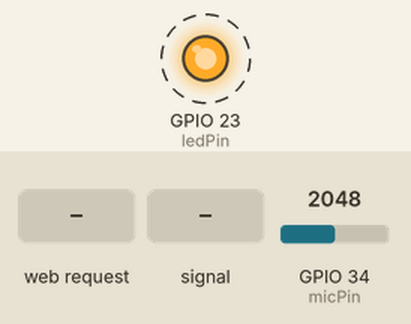
A sketch run on a simulated ESP32. Parts: output pins drawn as LEDs (lit = HIGH). Dashed ring = blinking. Inputs (shaded band) come from the test bench; at power-on: GPIO 34 (micPin) = 2048. WiFi joins after 1.5 s; servers stay silent unless stated; what the sketch prints to the serial monitor is not drawn.

Above: at 2.7 s.
2.8 s: HTTP request GET /set?value=1 received
5.8 s: GPIO 34 (micPin) set to 1974
At 6.4 s:
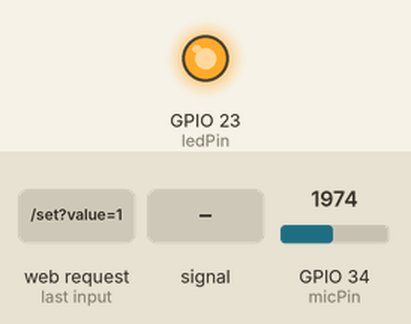
7.3 s: HTTP request GET /set?value=120 received
At 7.9 s:
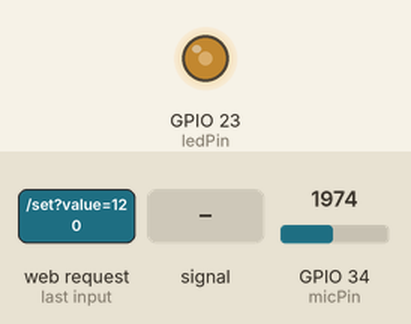
8.8 s: GPIO 34 (micPin) fed a 200 Hz sine of ±327 counts around its level
At 11.7 s:
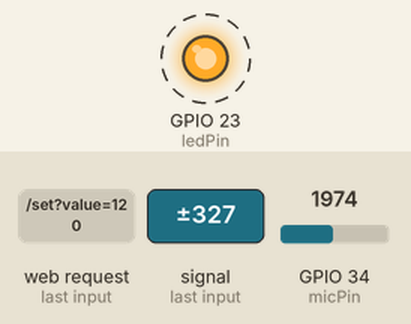
11.8 s: GPIO 34 (micPin) set to 1228
At 12.7 s:
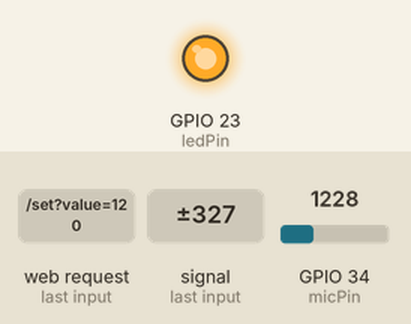
13.3 s: GPIO 34 (micPin) set to 2040
At 13.6 s:
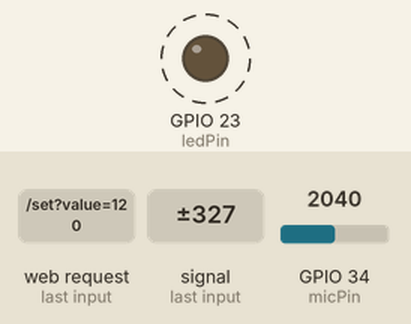
Timing chart, 0 to 17.3 s (numbered marks = the images above; inputs shaded):
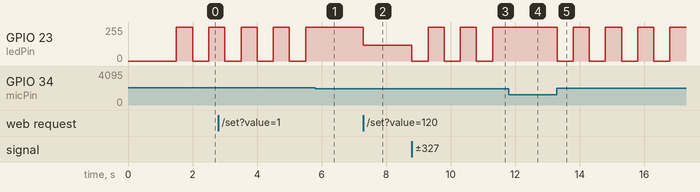

The sketch:

SmartControl.ino
```cpp
#include <WiFi.h>
#include <WebServer.h>

// --- إعدادات الشبكة ---
const char* ssid = "YaraPC";      // اسم الشبكة
const char* password = "esp32iot"; // كلمة السر

// --- تعريف الأطراف (Pins) ---
const int ledPin = 23;    // طرف الليد
const int micPin = 34;    // طرف الميكروفون (Digital Output من حساس الصوت أو Analog)
// ملاحظة: لو الحساس له مخرج Digital (DO) وصله بـ Pin عادي. لو Analog (AO) وصله بـ 34.
// سنستخدم هنا الـ Analog لقراءة شدة الصوت.

// --- متغيرات النظام ---
int brightness = 0;       // مستوى الإضاءة الحالي
bool isLightOn = false;   // حالة النور

// --- إعدادات PWM ---
const int freq = 5000;
const int ledChannel = 0;
const int resolution = 8;

WebServer server(80);

// --- صفحة الويب المحسنة (UI Modern + Icons) ---
const char index_html[] PROGMEM = R"rawliteral(
<!DOCTYPE html>
<html>
<head>
  <title>Smart Home Control</title>
  <meta name="viewport" content="width=device-width, initial-scale=1">
  <link rel="stylesheet" href="https://cdnjs.cloudflare.com/ajax/libs/font-awesome/6.4.0/css/all.min.css">
  <link href="https://fonts.googleapis.com/css2?family=Cairo:wght@400;700&family=Poppins:wght@300;500;700&display=swap" rel="stylesheet">
  <style>
    body {
      font-family: 'Poppins', sans-serif;
      background-color: #121212;
      color: #e0e0e0;
      text-align: center;
      margin: 0;
      padding: 20px;
    }
    .card {
      max-width: 380px;
      margin: 20px auto;
      background: #1e1e2e;
      padding: 30px;
      border-radius: 25px;
      box-shadow: 0 0 20px rgba(0, 210, 255, 0.1);
      border: 1px solid #333;
    }
    h1 { color: #fff; margin-bottom: 5px; font-size: 24px; }
    h3 { color: #00d2ff; font-weight: 300; margin-top: 0; display: flex; align-items: center; justify-content: center; gap: 10px; }

    /* أيقونة الليد الكبيرة */
    .bulb-icon {
      font-size: 80px;
      color: #444;
      margin: 20px 0;
      transition: 0.3s ease;
    }
    .bulb-on { color: #ffeb3b; text-shadow: 0 0 30px #ffeb3b; }

    /* Slider Style */
    input[type=range] {
      -webkit-appearance: none;
      width: 100%;
      height: 10px;
      border-radius: 5px;
      background: #333;
      outline: none;
      margin: 20px 0;
    }
    input[type=range]::-webkit-slider-thumb {
      -webkit-appearance: none;
      width: 22px;
      height: 22px;
      border-radius: 50%;
      background: #00d2ff;
      cursor: pointer;
      box-shadow: 0 0 10px #00d2ff;
    }

    /* Buttons */
    .btn-grid {
      display: grid;
      grid-template-columns: 1fr 1fr;
      gap: 15px;
      margin-top: 20px;
    }
    .btn {
      padding: 15px;
      border: none;
      border-radius: 15px;
      font-size: 16px;
      font-weight: bold;
      cursor: pointer;
      color: white;
      display: flex;
      align-items: center;
      justify-content: center;
      gap: 8px;
      transition: transform 0.2s;
    }
    .btn:active { transform: scale(0.95); }

    .btn-on { background: linear-gradient(135deg, #00b09b, #96c93d); box-shadow: 0 4px 15px rgba(0,176,155,0.4); grid-column: span 2; }
    .btn-high { background: #2b2b40; border: 1px solid #ff9800; color: #ff9800; }
    .btn-med { background: #2b2b40; border: 1px solid #00d2ff; color: #00d2ff; }
    .btn-off { background: linear-gradient(135deg, #ff416c, #ff4b2b); grid-column: span 2; box-shadow: 0 4px 15px rgba(255,75,43,0.4); }

    .status-text { font-size: 14px; color: #888; margin-top: 20px; }
    .fa-microphone { color: #ff4b2b; animation: pulse 2s infinite; }

    @keyframes pulse {
      0% { opacity: 1; }
      50% { opacity: 0.5; }
      100% { opacity: 1; }
    }
  </style>
</head>
<body>
  <div class="card">
    <h1>Smart Control</h1>
    <h3><i class="fas fa-wifi"></i> Connected</h3>

    <i id="bulbIcon" class="fas fa-lightbulb bulb-icon"></i>

    <p>Brightness: <span id="statusValue">0</span>%</p>
    <input type="range" min="0" max="255" value="0" id="pwmSlider" oninput="updateSlider(this.value)">

    <div class="btn-grid">
      <button class="btn btn-on" onclick="setLight(255)"><i class="fas fa-power-off"></i> POWER ON</button>

      <button class="btn btn-high" onclick="setLight(255)">100%</button>
      <button class="btn btn-med" onclick="setLight(153)">60%</button>

      <button class="btn btn-off" onclick="setLight(0)"><i class="fas fa-stop"></i> SHUT DOWN</button>
    </div>

    <div class="status-text">
      <i class="fas fa-microphone"></i> Voice Sensor Active (Clap Control)
    </div>
  </div>

  <script>
    function updateSlider(val) {
      var percent = Math.round((val / 255) * 100);
      document.getElementById("statusValue").innerText = percent;

      // Update Bulb Glow
      var bulb = document.getElementById("bulbIcon");
      if(val > 0) {
        bulb.classList.add("bulb-on");
        bulb.style.opacity = (val/255) + 0.3; // Dynamic brightness effect
      } else {
        bulb.classList.remove("bulb-on");
        bulb.style.opacity = 1;
      }

      sendData(val);
    }

    function setLight(val) {
      document.getElementById("pwmSlider").value = val;
      updateSlider(val);
    }

    function sendData(val) {
      var xhr = new XMLHttpRequest();
      xhr.open("GET", "/set?value=" + val, true);
      xhr.send();
    }
  </script>
</body>
</html>
)rawliteral";

// --- دوال التحكم ---

void handleRoot() {
  server.send(200, "text/html", index_html);
}

void handleSet() {
  if (server.hasArg("value")) {
    int val = server.arg("value").toInt();

    // تطبيق القيمة
    ledcWrite(ledChannel, val);
    brightness = val;
    isLightOn = (val > 0);

    server.send(200, "text/plain", "OK");
    Serial.print("Web Command: "); Serial.println(val);
  }
}

// دالة لمعالجة الميكروفون
void checkMicrophone() {
  // اقرأ قيمة حساس الصوت (Analog)
  // لو الحساس Digital استخدم digitalRead(micPin)
  int micVal = analogRead(micPin);

  // حدد "عتبة" للصوت (Threshold) - غير الرقم ده حسب حساسية المايك بتاعك
  // مثلا لو القيمة زادت عن 2000 اعتبرها تصفيق
  if (micVal > 2000) {
    Serial.println("Clap Detected!");

    // عكس الحالة (لو شغال اطفيه، لو مطفي شغله)
    if (isLightOn) {
      ledcWrite(ledChannel, 0);
      isLightOn = false;
      brightness = 0;
    } else {
      ledcWrite(ledChannel, 255);
      isLightOn = true;
      brightness = 255;
    }

    // تأخير بسيط عشان ميحصلش تكرار سريع (Debounce)
    delay(500);
  }
}

void setup() {
  Serial.begin(115200);

  // إعداد الليد
  ledcSetup(ledChannel, freq, resolution);
  ledcAttachPin(ledPin, ledChannel);

  // إعداد الميكروفون
  pinMode(micPin, INPUT);

  // الاتصال بالواي فاي
  WiFi.begin(ssid, password);
  while (WiFi.status() != WL_CONNECTED) {
    delay(500);
    Serial.print(".");
  }
  Serial.println("\nWiFi Connected: " + WiFi.localIP().toString());

  server.on("/", handleRoot);
  server.on("/set", handleSet);
  server.begin();
}

void loop() {
  server.handleClient();

  // فحص الميكروفون بشكل مستمر
  checkMicrophone();
}
```

Measured:
- the behaviour switches between 2001 and 2000 on GPIO 34 (micPin) (found by bisection; images 0 and 1)
- after the input at 5.8 s, GPIO 23 (ledPin): stays 255/255 (without the input it goes to 0/255 after 0.21 s)
- after the input at 7.3 s, GPIO 23 (ledPin): 255/255 → 120/255 at once
- after the input at 8.8 s, GPIO 23 (ledPin): alternates 255/255 for 0.50 s and 0/255 for 0.50 s, starting at once
- after the input at 11.8 s, GPIO 23 (ledPin): stays 255/255 (without the input it goes to 0/255 after 0.01 s)
- after the input at 13.3 s, GPIO 23 (ledPin): alternates 255/255 for 0.50 s and 0/255 for 0.50 s, starting at once
- by itself, GPIO 23 (ledPin): alternates 255/255 for 0.50 s and 0/255 for 0.50 s
